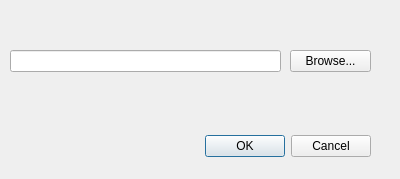
<?xml version="1.0" encoding="UTF-8"?>
<ui version="4.0">
 <class>LoadDialog</class>
 <widget class="QDialog" name="LoadDialog">
  <property name="geometry">
   <rect>
    <x>0</x>
    <y>0</y>
    <width>400</width>
    <height>179</height>
   </rect>
  </property>
  <property name="windowTitle">
   <string>Load plot</string>
  </property>
  <widget class="QDialogButtonBox" name="buttonBox">
   <property name="geometry">
    <rect>
     <x>30</x>
     <y>130</y>
     <width>341</width>
     <height>32</height>
    </rect>
   </property>
   <property name="orientation">
    <enum>Qt::Horizontal</enum>
   </property>
   <property name="standardButtons">
    <set>QDialogButtonBox::Cancel|QDialogButtonBox::Ok</set>
   </property>
  </widget>
  <widget class="QPushButton" name="browseButton">
   <property name="geometry">
    <rect>
     <x>290</x>
     <y>50</y>
     <width>81</width>
     <height>22</height>
    </rect>
   </property>
   <property name="text">
    <string>Browse...</string>
   </property>
  </widget>
  <widget class="QLineEdit" name="filenameEdit">
   <property name="geometry">
    <rect>
     <x>10</x>
     <y>50</y>
     <width>271</width>
     <height>22</height>
    </rect>
   </property>
  </widget>
 </widget>
 <resources/>
 <connections>
  <connection>
   <sender>buttonBox</sender>
   <signal>accepted()</signal>
   <receiver>LoadDialog</receiver>
   <slot>accept()</slot>
   <hints>
    <hint type="sourcelabel">
     <x>248</x>
     <y>254</y>
    </hint>
    <hint type="destinationlabel">
     <x>157</x>
     <y>274</y>
    </hint>
   </hints>
  </connection>
  <connection>
   <sender>buttonBox</sender>
   <signal>rejected()</signal>
   <receiver>LoadDialog</receiver>
   <slot>reject()</slot>
   <hints>
    <hint type="sourcelabel">
     <x>316</x>
     <y>260</y>
    </hint>
    <hint type="destinationlabel">
     <x>286</x>
     <y>274</y>
    </hint>
   </hints>
  </connection>
 </connections>
</ui>
